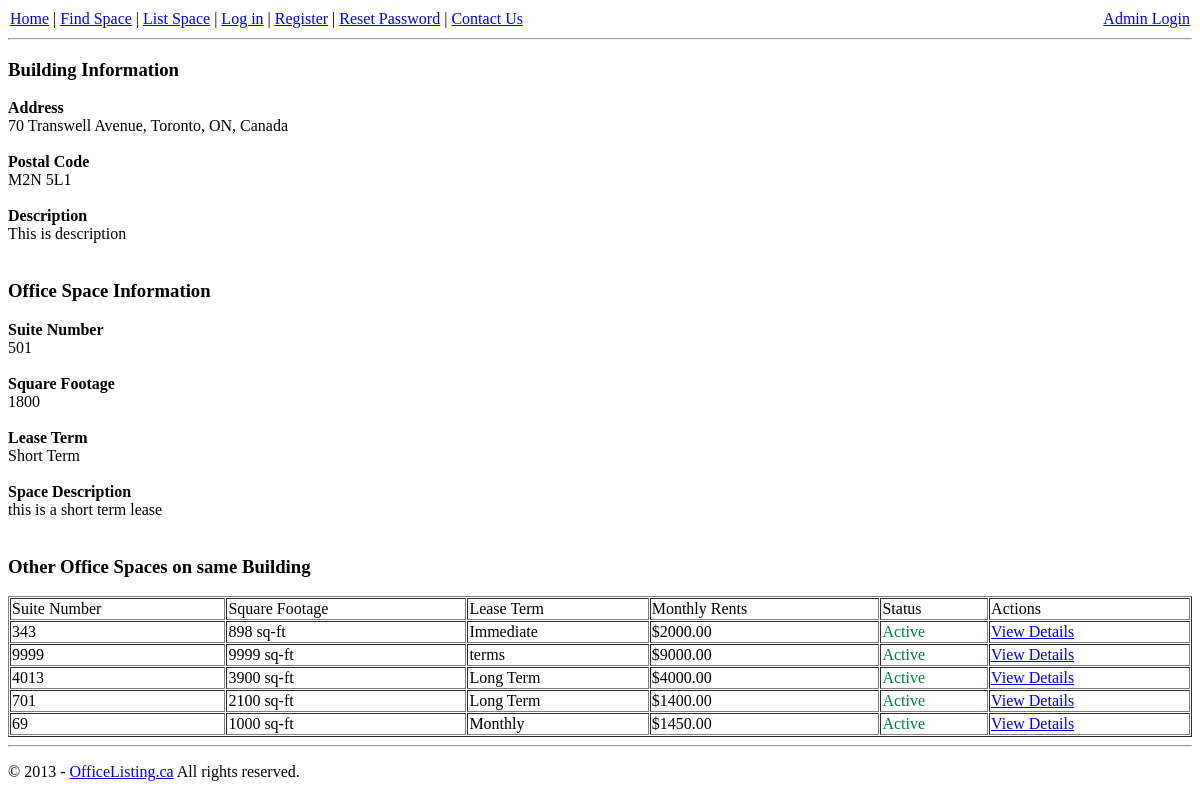
Page /space_detail.php?id=3 (signed in) on the earlier database version.
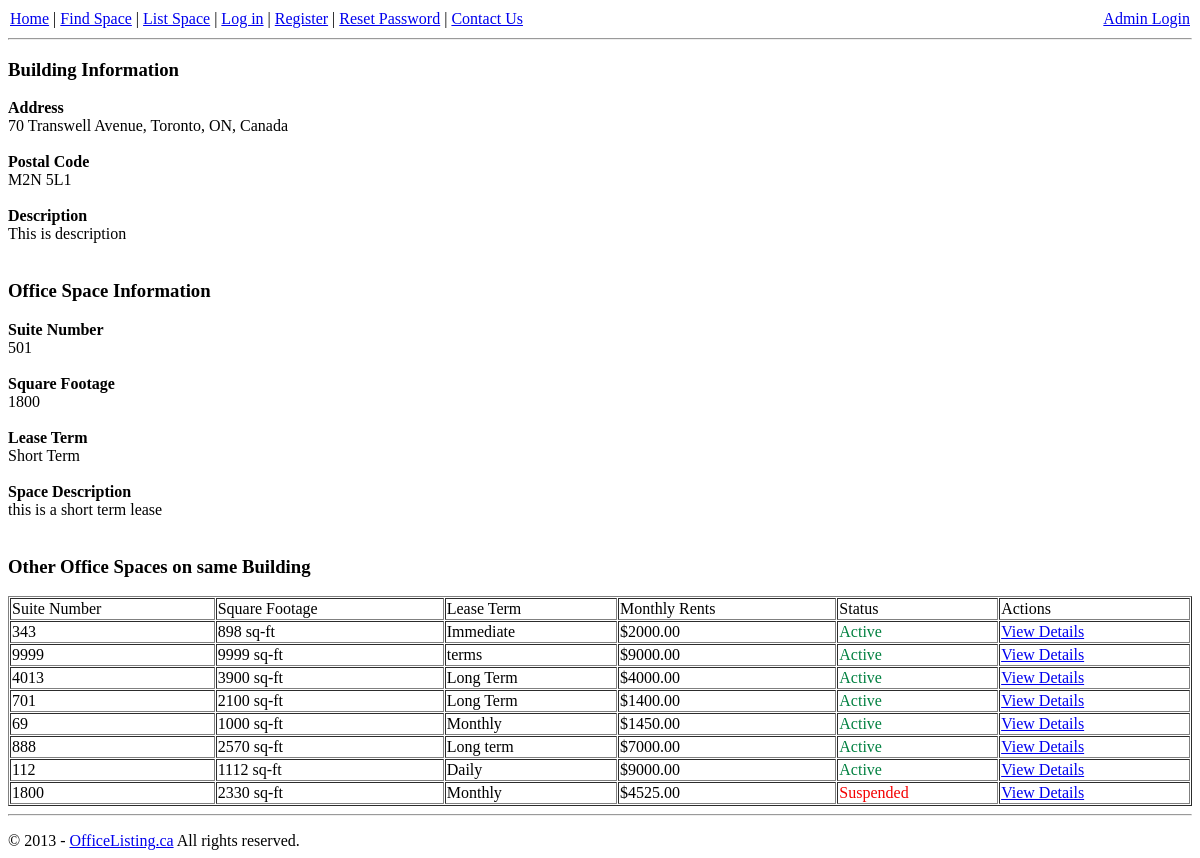
Same page on the later database version.
### tables this page shows
CREATE TABLE `buildings` (
  `id` int(11) NOT NULL AUTO_INCREMENT,
  `address` varchar(100) NOT NULL,
  `postal_code` varchar(10) NOT NULL,
  `description` varchar(255) NOT NULL,
  `image` varchar(128) NOT NULL,
  `active` int(1) NOT NULL,
  PRIMARY KEY (`id`)
);

CREATE TABLE `spaces` (
  `space_id` int(11) NOT NULL AUTO_INCREMENT,
  `user_id` int(11) NOT NULL,
  `building_id` int(11) NOT NULL,
  `suite_number` int(11) NOT NULL,
  `square_footage` int(11) NOT NULL,
  `lease_term` varchar(40) NOT NULL,
  `description` varchar(255) NOT NULL,
  `first_name` varchar(50) NOT NULL,
  `last_name` varchar(50) NOT NULL,
  `email` varchar(50) NOT NULL,
  `phone_number` int(11) NOT NULL,
  `monthly_rents` decimal(10,2) NOT NULL,
  `email_list_optin` int(11) NOT NULL,
  `image` varchar(128) NOT NULL,
  `space_active` int(1) NOT NULL,
  PRIMARY KEY (`space_id`)
);

### space_detail.php (the view, shortened to what this page needs)
<?PHP
include('./lib/functions/functions.php');
if(isset($_GET['id'])){
	if(is_numeric($_GET['id'])){
		$id = strip_tags($_GET['id']);
		}
		$sql = "SELECT * FROM spaces WHERE space_id = '$id' LIMIT 1";
		$res = mysql_query($sql);
			while ($row = mysql_fetch_array($res)) {
				$space_id = $row["space_id"];
				$building_id = $row["building_id"];
				$suite_number = $row["suite_number"];
				$square_footage = $row["square_footage"];
				$lease_term = $row["lease_term"];
				$description = $row["description"];
			}
	}
 if (isset($building_id)) {
	$sql = "SELECT * FROM buildings WHERE id = '$building_id' LIMIT 1";
	$res = mysql_query($sql);
	while ($row = mysql_fetch_array($res)) {
		$building_id = $row['id'];
		$address = $row['address'];
		$postal_code = $row['postal_code'];
		$building_description = $row['description'];
	}
 }
?>
<!DOCTYPE html PUBLIC "-//W3C//DTD XHTML 1.0 Strict//EN" "http://www.w3.org/TR/xhtml1/DTD/xhtml1-strict.dtd">
<html xmlns="http://www.w3.org/1999/xhtml" xml:lang="en-GB">
<head>
	<link rel="stylesheet" type="text/css" href="css/style.css" media="screen" />
</head>
<body>
		<?php
		include('./lib/sections/public_main_nav.php');
		?>
	<hr/>
		<h3>Building Information</h3>
            <div class="field"><strong>Address</strong><br />
                    <span><?=$address;?></span>
                    </div>
             <br />
             <div class="field"><strong>Postal Code</strong><br />
                    <span><?=$postal_code;?></span>
                    </div>
              <br />
             <div class="field"><strong>Description</strong><br />
                    <span><?=$building_description;?></span>
                    </div>
             <br />
            <h3>Office Space Information</h3>
                        <div class="field"><strong>Suite Number</strong><br />
                    <span><?=$suite_number;?></span>
                    </div>
             <br />
             <div class="field"><strong>Square Footage</strong><br />
                    <span><?=$square_footage;?></span>
                    </div>
              <br />
             <div class="field"><strong>Lease Term</strong><br />
                    <span><?=$lease_term;?></span>
                    </div>
             <br />
              <div class="field"><strong>Space Description</strong><br />
                    <span><?=$description;?></span>
                    </div>
             <br />
             <h3>Other Office Spaces on same Building</h3>
             <table width="100%" border="1" cellspacing="1" cellpadding="1">
			<tr>
                <td>Suite Number</td>
                <td>Square Footage</td>
                <td>Lease Term</td>
                <td>Monthly Rents</td>
                <td>Status</td>
                <td>Actions</td>
			</tr>
             <?php
			 	$sql = "SELECT * FROM spaces WHERE building_id = '$building_id' AND space_id != $space_id";
				$res = mysql_query($sql);
				while ($row = mysql_fetch_array($res)) {
					?>
         			<tr>
                    <td><?=$row['suite_number'];?></td>
                <td><?=$row['square_footage'].' sq-ft';?></td>
                <td><?=$row['lease_term'];?></td>
                <td><?='$'.$row['monthly_rents'];?></td>
                <?php
                if($row['space_active'] == 1){$active = "<span style='color:#008040;'>Active</span>";}
					 if($row['space_active'] == 0){$active = "<span style='color:#f40000;'>Suspended</span>";}
                     ?>
                <td><?=$active;?></td>
                <td><a href="space_detail.php?id=<?=$row['space_id'];?>">View Details</a></td>
			</tr>
                    <?php
				}
			 ?>
             </table>
    <?php
	require_once('./lib/sections/footer.php');
?>
</body>
</html>

### lib/sections/public_main_nav.php
<table align="center" width="100%" cellspacing="1" cellpadding="1" border="0">
	<tr>
		<td align="left">
           	<a href="index.php">Home</a> |
               <a href="find_space.php">Find Space</a> |
               <a href="list_space.php">List Space</a> |
               <a href="login.php">Log in</a> |
               <a href="register.php">Register</a> |
               <a href="pass_reset.php">Reset Password</a> |
               <a href="contact_us.php">Contact Us</a>
		</td>
           <td align="right">
           	<a href="admin/login.php">Admin Login</a>
           </td>
	  </tr>
</table>

### lib/sections/footer.php (shortened to what this page needs)
<hr />
    <div id="footer">
      <div class="container">
         <div class="indent">
            <div class="fleft">&copy; <?php echo date("Y"); ?> - <a href="index.php">OfficeListing.ca</a> All rights reserved.</div>
         </div>
      </div>
    </div>

Differences in the rows shown:
added spaces: suite_number "888", square_footage "2570", lease_term "Long term", monthly_rents "7000.00", space_active "Active"
added spaces: suite_number "112", square_footage "1112", lease_term "Daily", monthly_rents "9000.00", space_active "Active"
added spaces: suite_number "1800", square_footage "2330", lease_term "Monthly", monthly_rents "4525.00", space_active "Suspended"
